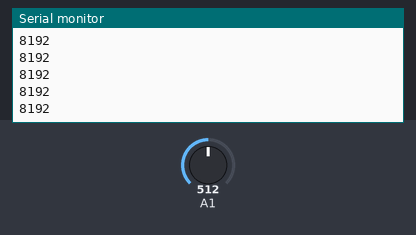
Bench run of a sketch on a simulated Arduino Zero (SAMD21). Parts: the last lines printed to the serial monitor. Inputs (shaded band) come from the test bench; at power-on: A1 = 512 (analog values on the 0–1023 scale).

Above: at 1.2 s.
1.3 s: A1 set to 716
At 2.0 s:
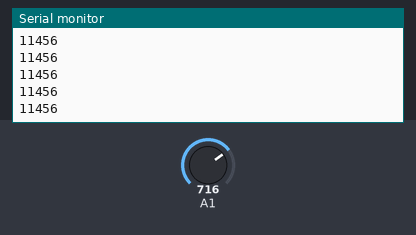
2.8 s: A1 set to 900
At 3.4 s:
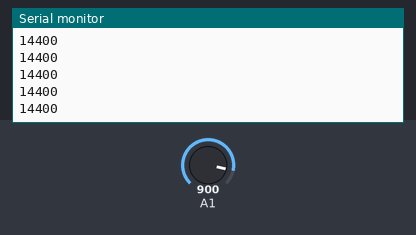
Timing chart, 0 to 5.4 s (numbered marks = the images above; inputs shaded):
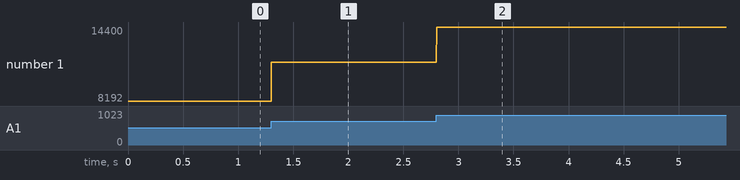

The sketch:

piezo.ino
```cpp
// 4-A 피에조 반응 확인: A2 읽기 (14비트) -- 컴파일/실행 검증 안 됨
void setup() {
  Serial.begin(115200);
  analogReadResolution(14);
}
void loop() {
  Serial.println(analogRead(A1));   // 가만히 약 8192, 톡 치면 위아래로 튐
  delay(2);
}
```

Measured:
- after the input at 1.3 s, the serial monitor: prints a new line at once (image 1)
- after the input at 2.8 s, the serial monitor: prints a new line at once (image 2)
- plotted number 1: 8192 → 11456 after the input at 1.3 s, 11456 → 14400 after the input at 2.8 s
